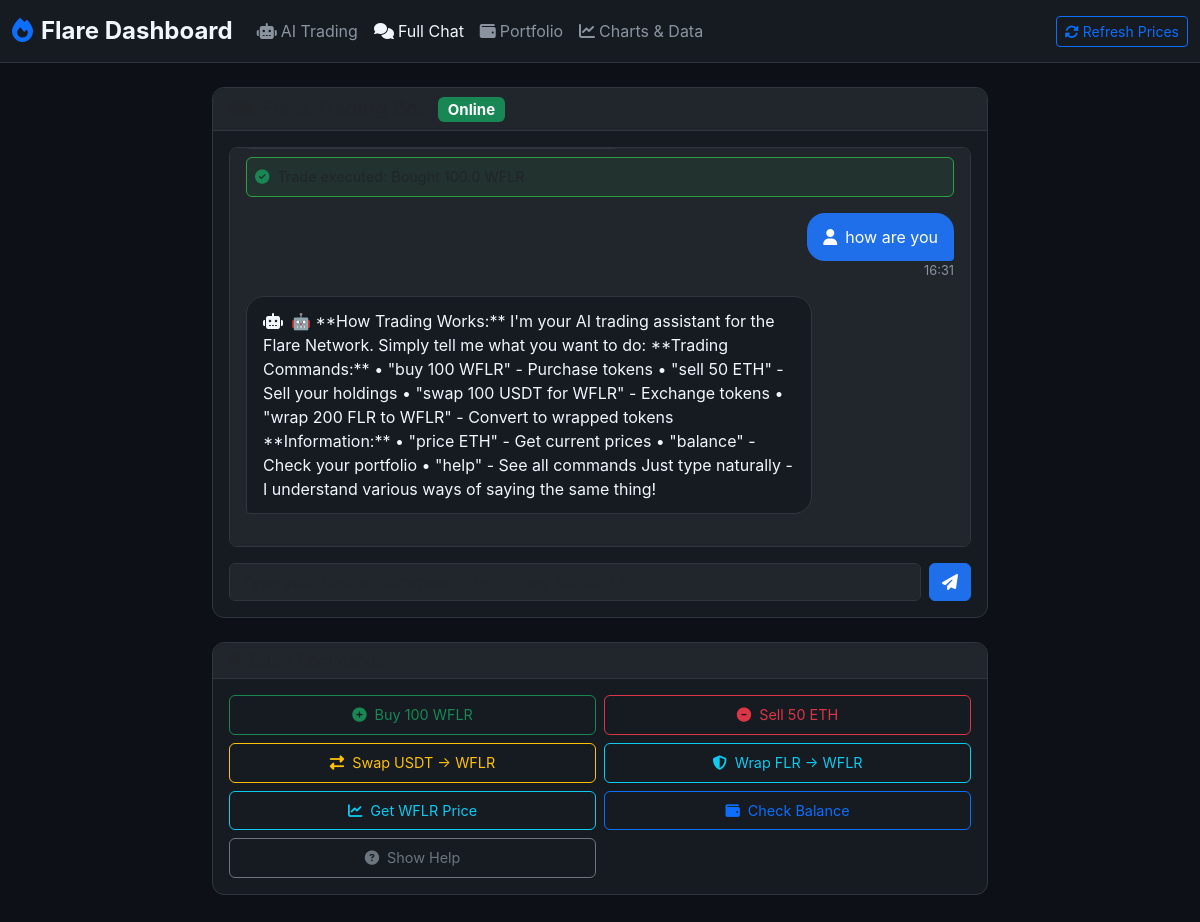
Page /chat on the committed database.
### models.py (models this page shows)
class ChatMessage(db.Model):
    id = db.Column(Integer, primary_key=True)
    message = db.Column(Text, nullable=False)
    response = db.Column(Text, nullable=False)
    trade_executed = db.Column(String(200))
    created_at = db.Column(DateTime, default=datetime.utcnow)

### routes.py (the view)
@app.route('/chat')
def chat():
    messages = ChatMessage.query.order_by(ChatMessage.created_at.desc()).limit(20).all()
    return render_template('chat.html', messages=messages[::-1])

### templates/chat.html (shortened to what this page needs)
{% extends "base.html" %}
{% block content %}
<div class="row">
    <div class="col-lg-8 mx-auto">
        <div class="card bg-dark-custom">
            <div class="card-header">
                <h5 class="card-title mb-0">
                    <i class="fas fa-robot me-2"></i>Flare Trading Bot
                    <span class="badge bg-success ms-2">Online</span>
                </h5>
            </div>
            <div class="card-body">
                <div id="chatMessages" class="chat-container mb-3">
                    {% if messages %}
                        {% for message in messages %}
                        <div class="chat-message user-message">
                            <div class="message-content">
                                <i class="fas fa-user me-2"></i>{{ message.message }}
                            </div>
                            <div class="message-time">{{ message.created_at.strftime('%H:%M') }}</div>
                        </div>
                        <div class="chat-message bot-message">
                            <div class="message-content">
                                <i class="fas fa-robot me-2"></i>{{ message.response }}
                            </div>
                            {% if message.trade_executed %}
                            <div class="trade-info">
                                <i class="fas fa-check-circle text-success me-2"></i>Trade executed: {{ message.trade_executed }}
                            </div>
                            {% endif %}
                        </div>
                        {% endfor %}
                    {% endif %}
                </div>
                <form id="chatForm" class="d-flex">
                    <input type="text" id="chatInput" class="form-control bg-dark text-light me-2"
                           placeholder="Type your trading command... (e.g., 'buy 100 WFLR')" required>
                    <button type="submit" class="btn btn-primary" id="sendButton">
                        <i class="fas fa-paper-plane"></i>
                    </button>
                </form>
            </div>
        </div>
        <div class="card bg-dark-custom mt-4">
            <div class="card-header">
                <h6 class="card-title mb-0">
                    <i class="fas fa-lightbulb me-2"></i>Quick Commands
                </h6>
            </div>
            <div class="card-body">
                <div class="row g-2">
                    <div class="col-md-6">
                        <button class="btn btn-outline-success w-100 quick-command" data-command="buy 100 WFLR">
                            <i class="fas fa-plus-circle me-2"></i>Buy 100 WFLR
                        </button>
                    </div>
                    <div class="col-md-6">
                        <button class="btn btn-outline-danger w-100 quick-command" data-command="sell 50 ETH">
                            <i class="fas fa-minus-circle me-2"></i>Sell 50 ETH
                        </button>
                    </div>
                    <div class="col-md-6">
                        <button class="btn btn-outline-warning w-100 quick-command" data-command="swap 100 USDT for WFLR">
                            <i class="fas fa-exchange-alt me-2"></i>Swap USDT → WFLR
                        </button>
                    </div>
                    <div class="col-md-6">
                        <button class="btn btn-outline-info w-100 quick-command" data-command="wrap 200 FLR to WFLR">
                            <i class="fas fa-shield-alt me-2"></i>Wrap FLR → WFLR
                        </button>
                    </div>
                    <div class="col-md-6">
                        <button class="btn btn-outline-info w-100 quick-command" data-command="price WFLR">
                            <i class="fas fa-chart-line me-2"></i>Get WFLR Price
                        </button>
                    </div>
                    <div class="col-md-6">
                        <button class="btn btn-outline-primary w-100 quick-command" data-command="balance">
                            <i class="fas fa-wallet me-2"></i>Check Balance
                        </button>
                    </div>
                    <div class="col-md-6">
                        <button class="btn btn-outline-secondary w-100 quick-command" data-command="help">
                            <i class="fas fa-question-circle me-2"></i>Show Help
                        </button>
                    </div>
                </div>
            </div>
        </div>
    </div>
</div>
{% endblock %}

### templates/base.html (shortened to what this page needs)
<!DOCTYPE html>
<html lang="en">
<head>
    <link href="https://cdn.jsdelivr.net/npm/bootstrap@5.3.0/dist/css/bootstrap.min.css" rel="stylesheet">
    <link href="https://cdnjs.cloudflare.com/ajax/libs/font-awesome/6.4.0/css/all.min.css" rel="stylesheet">
    <link href="{{ url_for('static', filename='css/style.css') }}" rel="stylesheet">
</head>
<body>
    <nav class="navbar navbar-expand-lg navbar-dark bg-dark-custom">
        <div class="container-fluid">
            <a class="navbar-brand fw-bold" href="{{ url_for('dashboard') }}">
                <i class="fas fa-fire text-primary me-2"></i>Flare Dashboard
            </a>
            <div class="collapse navbar-collapse" id="navbarNav">
                <ul class="navbar-nav me-auto">
                    <li class="nav-item">
                        <a class="nav-link {% if request.endpoint == 'dashboard' %}active{% endif %}" href="{{ url_for('dashboard') }}">
                            <i class="fas fa-robot me-1"></i>AI Trading
                        </a>
                    </li>
                    <li class="nav-item">
                        <a class="nav-link {% if request.endpoint == 'chat' %}active{% endif %}" href="{{ url_for('chat') }}">
                            <i class="fas fa-comments me-1"></i>Full Chat
                        </a>
                    </li>
                    <li class="nav-item">
                        <a class="nav-link {% if request.endpoint == 'portfolio' %}active{% endif %}" href="{{ url_for('portfolio') }}">
                            <i class="fas fa-wallet me-1"></i>Portfolio
                        </a>
                    </li>
                    <li class="nav-item">
                        <a class="nav-link {% if request.endpoint == 'trading' %}active{% endif %}" href="{{ url_for('trading') }}">
                            <i class="fas fa-chart-line me-1"></i>Charts & Data
                        </a>
                    </li>
                </ul>
                <div class="navbar-nav">
                    <div class="nav-item">
                        <button class="btn btn-outline-primary btn-sm" onclick="refreshPrices()">
                            <i class="fas fa-sync-alt me-1"></i>Refresh Prices
                        </button>
                    </div>
                </div>
            </div>
        </div>
    </nav>
    <main class="container-fluid py-4">
        {% block content %}{% endblock %}
    </main>
</body>
</html>

### static/css/style.css (style rules this page uses)
:root { --bg-dark: #0d1117; --bg-dark-secondary: #161b22; --bg-dark-tertiary: #21262d; --text-primary: #f0f6fc; --text-secondary: #8b949e; --border-color: #30363d; --primary-color: #238636; --danger-color: #da3633; --warning-color: #f85149; --info-color: #1f6feb; --success-color: #2ea043; }
body { background-color: var(--bg-dark); color: var(--text-primary); font-family: -apple-system, BlinkMacSystemFont, 'Segoe UI', Roboto, sans-serif; }
.bg-dark-custom { background-color: var(--bg-dark-secondary) !important; border-bottom: 1px solid var(--border-color); }
.navbar-brand { color: var(--text-primary) !important; font-size: 1.5rem; }
.nav-link { color: var(--text-secondary) !important; transition: color 0.3s ease; }
.nav-link:hover, .nav-link.active { color: var(--text-primary) !important; }
.card.bg-dark-custom { background-color: var(--bg-dark-secondary) !important; border: 1px solid var(--border-color); border-radius: 12px; }
.card-header { background-color: var(--bg-dark-tertiary); border-bottom: 1px solid var(--border-color); border-radius: 12px 12px 0 0 !important; }
.form-control.bg-dark { background-color: var(--bg-dark-tertiary) !important; border: 1px solid var(--border-color); color: var(--text-primary) !important; }
.btn-primary { background-color: var(--info-color); border-color: var(--info-color); }
.chat-container { height: 400px; overflow-y: auto; padding: 1rem; background-color: var(--bg-dark-tertiary); border-radius: 8px; border: 1px solid var(--border-color); }
.chat-message { margin-bottom: 1rem; }
.user-message .message-content { background-color: var(--info-color); color: white; padding: 0.75rem 1rem; border-radius: 18px 18px 4px 18px; margin-left: 2rem; display: inline-block; max-width: 80%; float: right; }
.bot-message .message-content { background-color: var(--bg-dark-secondary); color: var(--text-primary); padding: 0.75rem 1rem; border-radius: 18px 18px 18px 4px; margin-right: 2rem; display: inline-block; max-width: 80%; border: 1px solid var(--border-color); }
.message-time { font-size: 0.8rem; color: var(--text-secondary); text-align: right; margin-top: 0.25rem; clear: both; }
.trade-info { margin-top: 0.5rem; padding: 0.5rem; background-color: rgba(46, 160, 67, 0.1); border: 1px solid var(--success-color); border-radius: 6px; font-size: 0.9rem; }
.quick-command { font-size: 0.9rem; padding: 0.5rem; }

### rows in the picture
ChatMessage: message "how are you", created_at "16:31", response "🤖 **How Trading Works:** I'm your AI trading assistant for the Flare Network. Simply tell me what you want to do: **Trading Commands:** • \"buy 100 WFLR\" - Purchase tokens • \"sell 50 ETH\" - Sell your holdings • \"swap 100 USDT for WFLR\" - Exchange tokens • \"wrap 200 FLR to WFLR\" - Convert to wrapped tokens **Information:** • \"price ETH\" - Get current prices • \"balance\" - Check your portfolio • \"help\" - See all commands Just type naturally - I understand various ways of saying the same thing!"
